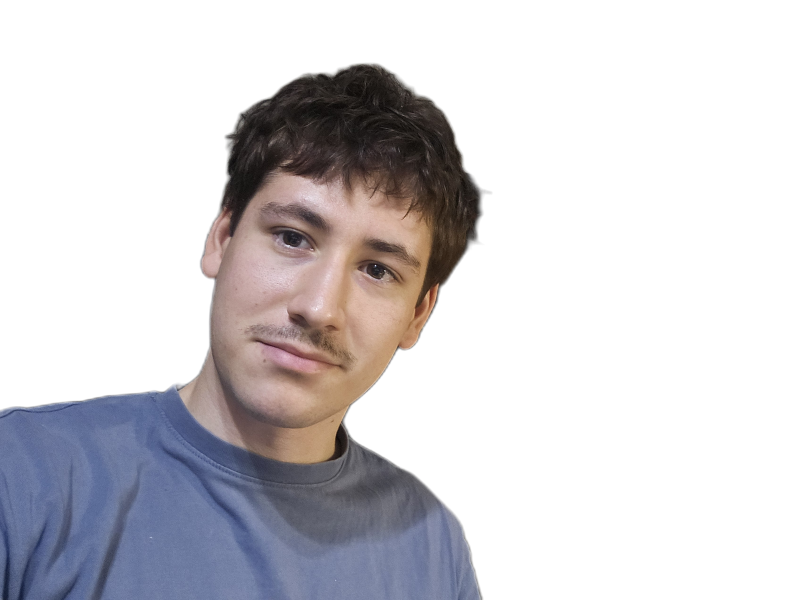
#> input picture assets/photo/portrait.png, 1600 x 1200 px (shown at 1/2 size)
$ python img2ascii.py ../assets/photo/portrait.png
#> lines starting #> are read from the running program, lines starting #| are printed output that depends on the picture; after the words box and inside, x2 and y2 are one past the last pixel; in counts of white or black regions, pixels touching at a corner belong together
"""Turn a background-removed photo into ASCII art sized for the site's grid.

    python tools/img2ascii.py photo.jpg --width 78 > art.txt

Three things decide whether the result reads as a face or as noise:

1. Character aspect. A monospace cell is taller than it is wide, so asking
   for N columns does NOT mean N*(h/w) rows -- that stretches the subject
   vertically. JetBrains Mono's advance is 0.6 em and our line-height is
   exactly 1 em, so one cell is 0.6 wide by 1.0 tall and the row count must
   be scaled by that ratio.

2. The silhouette floor. The site's background is dark, so the obvious
   mapping (dark pixel -> space) deletes dark hair entirely and leaves a
   face floating with no head around it. Inside the subject mask the ramp
   therefore never reaches space: the darkest subject pixel still gets the
   faintest visible glyph. Only the removed background becomes space.

3. Contrast. A face occupies a narrow band of mid greys. Without
   autocontrast the ramp uses maybe four of its glyphs and the portrait
   comes out flat.
"""
import argparse
import sys

import numpy as np
from PIL import Image, ImageFilter

# Dark -> bright. Index 0 is reserved for the removed background.
DEFAULT_RAMP = " .:-=+*oOX#%@"


def build_mask(rgb, bg=(255, 255, 255), tol=16):
    """True where the subject is. The cutout was flattened onto white, so the
    background is whatever still matches that white within a JPEG-ringing
    tolerance."""
    diff = np.abs(rgb.astype(np.int16) - np.array(bg, dtype=np.int16))
    return diff.max(axis=2) > tol


def to_ascii(path, width, ramp, char_aspect, gamma, invert, margin,
             keep_top=1.0, equalize=True, crop=None, sharpen=0.0, radius=1.6,
             solid=False, despeckle=0, dissolve=0.0, floor=True):
#> called with path = '../assets/photo/portrait.png', width = 78, ramp = ' .:-=+*oOX#%@', char_aspect = 0.6, gamma = 1, invert = False, margin = 0.02, keep_top = 1
    im = Image.open(path).convert("RGB")
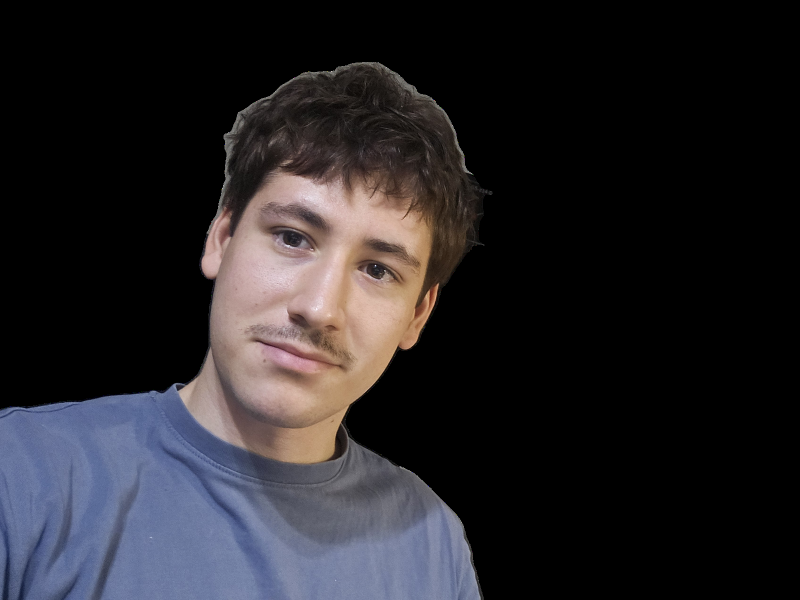
#> im: PIL image 1600x1200 RGB (shown at 1/2 size); mean R, G, B 37.8, 35.6, 39.2

    # An explicit crop, in fractions of the image, beats auto-framing for a
    # portrait: the subject bbox includes the whole torso, and the shirt is
    # a large flat mid-grey region that eats most of the equalised range and
    # leaves nothing for the face.
    if crop:
        x0f, y0f, x1f, y1f = crop
        im = im.crop((int(x0f * im.width), int(y0f * im.height),
                      int(x1f * im.width), int(y1f * im.height)))

    rgb = np.asarray(im)
    # solid: the image has no removed background (a rendered frame, say),
    # so every pixel is subject and nothing maps to a space.
    mask = np.ones(rgb.shape[:2], bool) if solid else build_mask(rgb)
#> in build_mask, `diff = np.abs(rgb.astype(np.int16) - np.array(bg, dtype=np.int16))`:
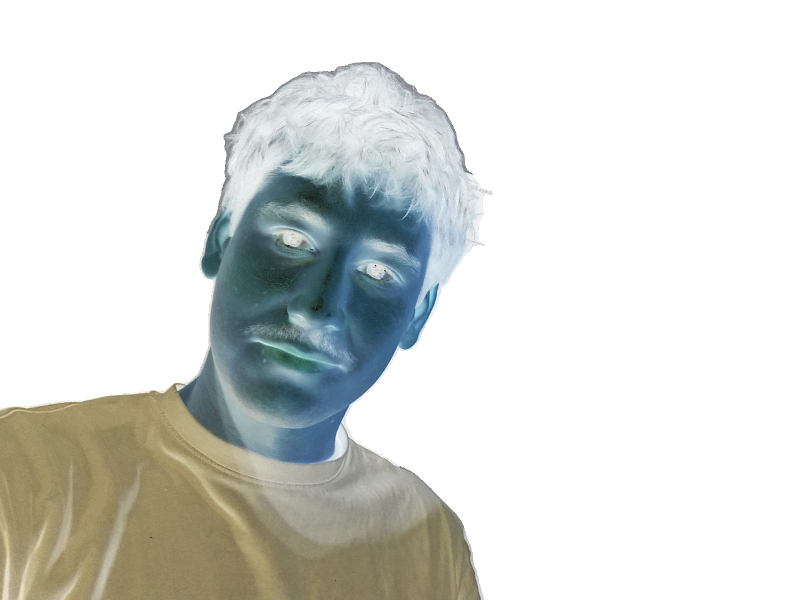
#> diff: shape (1200, 1600, 3) int16 (shown at 1/2 size); mean R, G, B 217.2, 219.4, 215.8
#> in build_mask, `return diff.max(axis=2) > tol`:
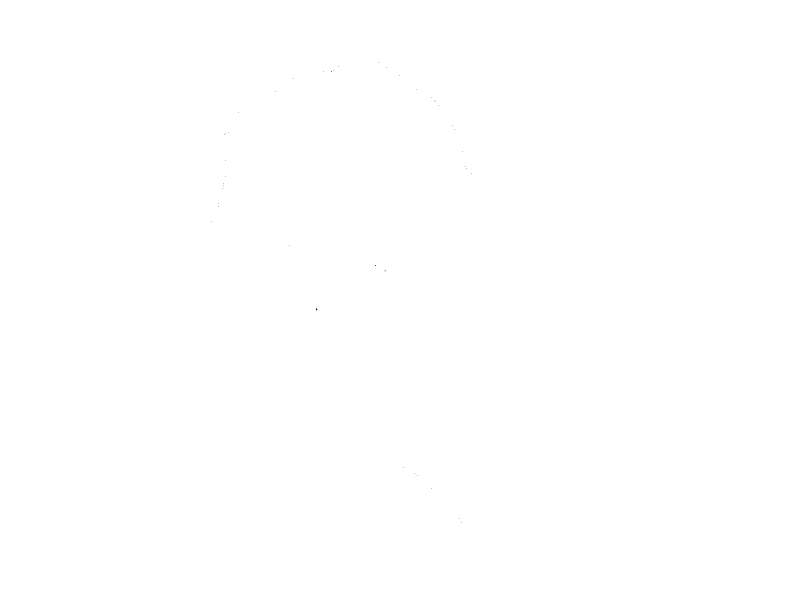
#> returned value: shape (1200, 1600) bool (shown at 1/2 size); 100% white; black in thin lines or dots, all inside (x1, y1, x2, y2) = (423, 125, 944, 1045)

    # Crop to the subject so the art is not mostly empty margin.
    rows = np.where(mask.any(axis=1))[0]
#> rows = 1200 values from 0 to 1199
    cols = np.where(mask.any(axis=0))[0]
#> cols = 1600 values from 0 to 1599
    y0, y1 = rows[0], rows[-1] + 1
#> y0 = 0; y1 = 1200
    x0, x1 = cols[0], cols[-1] + 1
#> x0 = 0; x1 = 1600
    pad_y = int((y1 - y0) * margin)
#> pad_y = 24
    pad_x = int((x1 - x0) * margin)
#> pad_x = 32
    y0, y1 = max(0, y0 - pad_y), min(im.height, y1 + pad_y)
    x0, x1 = max(0, x0 - pad_x), min(im.width, x1 + pad_x)

    # Optionally keep only the top slice of the subject. At 72 columns a
    # full head-and-shoulders crop leaves the face about 22 cells wide,
    # which is not enough cells to resolve eyes or a mouth; tightening onto
    # the head spends the same grid on the part that has to be recognisable.
    if keep_top < 1.0:
        y1 = y0 + int((y1 - y0) * keep_top)

    im = im.crop((x0, y0, x1, y1))
    sub = Image.fromarray((mask[y0:y1, x0:x1] * 255).astype(np.uint8))

    height = max(1, round(width * (im.height / im.width) * char_aspect))
#> height = 35

    grey = im.convert("L").resize((width, height), Image.LANCZOS)
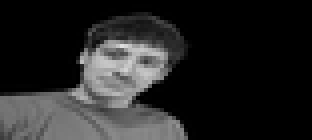
#> grey: PIL image 78x35 L (shown 4 times larger); min 0, max 222, mean 36.9
    # Lanczos on the mask would ring and produce grey edge pixels; BILINEAR
    # then a threshold keeps the silhouette crisp.
    sub = sub.resize((width, height), Image.BILINEAR)
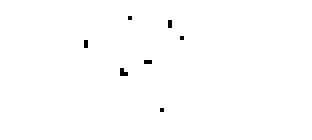
#> sub: PIL image 78x35 L (shown 4 times larger); values 254 (black) and 255 (white), 99.6% white; black in thin lines or dots, all inside (x1, y1, x2, y2) = (21, 4, 46, 28)

    lum = np.asarray(grey, dtype=np.float64) / 255.0
    inside = np.asarray(sub, dtype=np.float64) / 255.0 > 0.5
#> inside: shape (35, 78) bool; every value is 1

    # Despeckle. Wispy hair at the crown survives the downsample as isolated
    # single cells, which read as dirt on the screen rather than as hair.
    # Drop any subject cell with too few subject neighbours.
    if despeckle > 0:
        pad = np.pad(inside, 1, constant_values=False)
        neighbours = sum(pad[i:i + inside.shape[0], j:j + inside.shape[1]]
                         for i in range(3) for j in range(3)) - inside
        inside &= neighbours >= despeckle

    # Edge dissolve. A hard silhouette looks cut out with scissors; letting
    # cells drop out with a probability that rises towards the boundary makes
    # the portrait read as emerging from the page, and matches the way the
    # reveal animation scatters.
    if dissolve > 0:
        pad = np.pad(inside, 1, constant_values=False)
        neighbours = sum(pad[i:i + inside.shape[0], j:j + inside.shape[1]]
                         for i in range(3) for j in range(3)) - inside
        edge = (8 - neighbours) / 8.0            # 0 deep inside, 1 at the rim
        rng = np.random.default_rng(7)           # fixed seed: reproducible art
        inside &= rng.random(inside.shape) >= edge * dissolve

    # Normalise over the SUBJECT ONLY. Running autocontrast on the whole
    # frame lets the white background own the top of the histogram, which
    # squeezes the face into a few ramp steps and turns it to mush.
    vals = lum[inside]
#> vals = 2730 values, max 0.871 at index 888, min 0 at index 0, mean 0.145
    if vals.size:
        if equalize:
            # Histogram equalisation, not a linear stretch. A linear stretch
            # is spent on the two extremes -- dark hair and bright cheek --
            # so the mid greys that actually carry the eyes, nose and mouth
            # still land on two or three glyphs. Equalising by rank forces
            # every ramp step to be used equally often, which is what makes
            # features legible on a grid this coarse.
            order = np.argsort(vals)
#> order = 2730 values, max 2729 at index 1689, min 0 at index 1690, mean 1364.5
            ranks = np.empty(vals.size)
            ranks[order] = np.arange(vals.size)
            out = np.zeros_like(lum)
            out[inside] = ranks / max(vals.size - 1, 1)
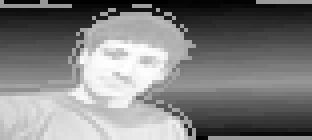
#> out: shape (35, 78) float64 (shown 4 times larger); min 0, max 1, mean 0.5
            lum = out
        else:
            lo, hi = np.percentile(vals, [2, 98])
            if hi > lo:
                lum = (lum - lo) / (hi - lo)

    # Local contrast. A face lit this evenly has almost no global shadow, so
    # after any global normalisation the cheeks, nose and brow all land on
    # the same two or three glyphs. Subtracting a blurred copy (an unsharp
    # mask) amplifies what differs from a cell's neighbourhood, which is
    # exactly where eyes, nostrils and the mouth line live.
    if sharpen > 0:
        blur = np.array(Image.fromarray((lum * 255).astype(np.uint8))
                        .filter(ImageFilter.GaussianBlur(radius)), dtype=np.float64) / 255.0
        lum = np.clip(lum + sharpen * (lum - blur), 0.0, 1.0)
        v = lum[inside]
        if v.size and v.max() > v.min():
            lum = (lum - v.min()) / (v.max() - v.min())

    if invert:
        lum = 1.0 - lum
    lum = np.clip(lum, 0.0, 1.0) ** gamma

    # Two mappings, because two kinds of picture need opposite things.
    #
    # A portrait on a dark page needs a FLOOR: dark hair must still get the
    # faintest visible glyph, or the head vanishes and the face floats.
    #
    # A photograph of the night sky needs the opposite. There the dark IS
    # the subject's surroundings, and forcing a glyph into it would bury a
    # galaxy in a solid rectangle of characters. With no floor the sky falls
    # to the space at ramp[0] and the object glows out of an empty field.
    body = len(ramp) - 1
    if floor:
        idx = 1 + np.clip((lum * (body - 1)).round().astype(int), 0, body - 1)
    else:
        idx = np.clip((lum * body).round().astype(int), 0, body)
    idx = np.where(inside, idx, 0)
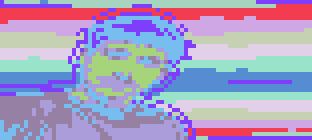
#> idx: shape (35, 78) int64 (shown 4 times larger); 12 distinct labels, from 1 to 12; one colour per label, 0 black

    table = np.array(list(ramp))
    return "\n".join("".join(row).rstrip() for row in table[idx])


def main():
    p = argparse.ArgumentParser()
    p.add_argument("image")
    p.add_argument("--width", type=int, default=78, help="columns of output")
    p.add_argument("--ramp", default=DEFAULT_RAMP)
    p.add_argument("--char-aspect", type=float, default=0.6,
                   help="cell width / cell height; 0.6 for JetBrains Mono at line-height 1")
    p.add_argument("--gamma", type=float, default=1.0,
                   help=">1 darkens midtones, <1 lifts them")
    p.add_argument("--invert", action="store_true")
    p.add_argument("--despeckle", type=int, default=0,
                   help="drop subject cells with fewer than N subject neighbours (0-8)")
    p.add_argument("--dissolve", type=float, default=0.0,
                   help="0-1; how strongly the silhouette edge scatters")
    p.add_argument("--no-floor", action="store_true",
                   help="let the darkest cells fall to a space; for night-sky "
                        "images, where the dark is sky rather than subject")
    p.add_argument("--solid", action="store_true",
                   help="treat the whole image as subject (no background to mask)")
    p.add_argument("--no-equalize", action="store_true",
                   help="use a linear percentile stretch instead of equalisation")
    p.add_argument("--margin", type=float, default=0.02)
    p.add_argument("--crop", help="x0,y0,x1,y1 as fractions of the image")
    p.add_argument("--sharpen", type=float, default=0.0,
                   help="unsharp strength on the character grid; try 0.6-1.5")
    p.add_argument("--radius", type=float, default=1.6,
                   help="unsharp blur radius, in cells")
    p.add_argument("--keep-top", type=float, default=1.0,
                   help="keep only this fraction of the subject height (1.0 = all)")
    a = p.parse_args()

    art = to_ascii(a.image, a.width, a.ramp, a.char_aspect, a.gamma,
                   a.invert, a.margin, a.keep_top, not a.no_equalize,
                   tuple(float(v) for v in a.crop.split(',')) if a.crop else None,
                   a.sharpen, a.radius, a.solid, a.despeckle, a.dissolve,
                   not a.no_floor)
    sys.stdout.write(art + "\n")
#> (printed output is left out)


if __name__ == "__main__":
    main()
